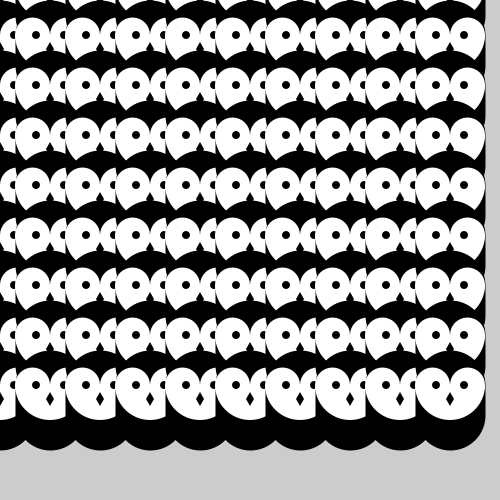
Frame 1 (no input)
Frame 60 (the mouse pressed at the canvas centre just before this capture): identical to frame 1, image omitted
Frame 120 (the mouse held since frame 60 and released just before this capture): identical to frame 1, image omitted

The Processing sketch that drew this single still picture (run headless with seeded random() and noise(); from frame 60 on, the mouse is pressed at the canvas centre):

// Processing sketch: funcion_buho_loop
// ── funcion_buho_loop.pde
//la función y el buho

void setup() {
  size(500, 500);
  smooth();
}

void draw() {
  background(204);
  for (int i =0; i < width; i+= 50) {
    for (int j = 0; j < height; j += 50) {
      buho(i, j);
    }
  }
}

void buho(int x, int y) {
  pushMatrix();
  translate(x, y);
  stroke(0);
  strokeWeight(70);
  line(0, -35, 0, -65);//cuerpo
  noStroke();
  fill(255);
  ellipse(-17.5, -65, 35, 35);//ojo izquierdo back
  ellipse(17.5, -65, 35, 35);//ojo derecho back
  arc(0, -65, 70, 70, 0, PI);//Mandíbula
  fill(0);
  ellipse(-14, -65, 8, 8);//ojo izquierdo 
  ellipse(14, -65, 8, 8);//ojo derecho
  quad(0, -58, 4, -51, 0, -44, -4, -51);//piquito
  popMatrix();
}
